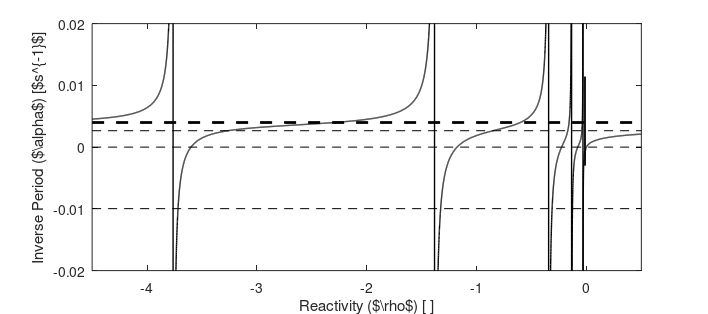

Write MATLAB code to recreate this figure. (Note: this script raises an error after producing the figure.)
clear; close all; clc;
set(gcf,'Units','centimeters');

Lambda=4.41190E-7;
betak=[7.87173E-5 7.09826E-4 6.10649E-4 1.20866E-3 5.47426E-4 1.65755E-4];
lambdak=[1.29660E-2 3.12874E-2 1.34616E-1 3.44560E-1 1.38307E0 3.76334E0];

alpha = linspace(-4.5,0.5,10000);
rho = zeros(size(alpha));
for i=1:numel(alpha)
        rho(i) = alpha(i) * Lambda + sum(betak*alpha(i)./(alpha(i)+lambdak));
end

h=plot(alpha,rho,'k-');
set(h,'LineWidth',1);
hold on;
h2=plot([-4.5 0.5],[0 0],'k--');
h2=plot([-4.5 0.5],1.2*sum(betak)*[1 1],'k--');
h3=plot([-4.5 0.5],0.8*sum(betak)*[1 1],'k--');
h4=plot([-4.5 0.5],-3*sum(betak)*[1 1],'k--');
set(h2,'LineWidth',2);
axis([-4.5 0.5, -0.02 0.02])

ylabel('Inverse Period ($\alpha$) [$s^{-1}$]','interpreter','none');
xlabel('Reactivity ($\rho$) [ ]','interpreter','none');
figwidth=18;
figheight=8;
set(gcf,'Position',[1 1 figwidth figheight],'PaperPositionMode','auto');
plot2svg('img/NUCL_511_HWMK_6_Inhour_Plot.svg');